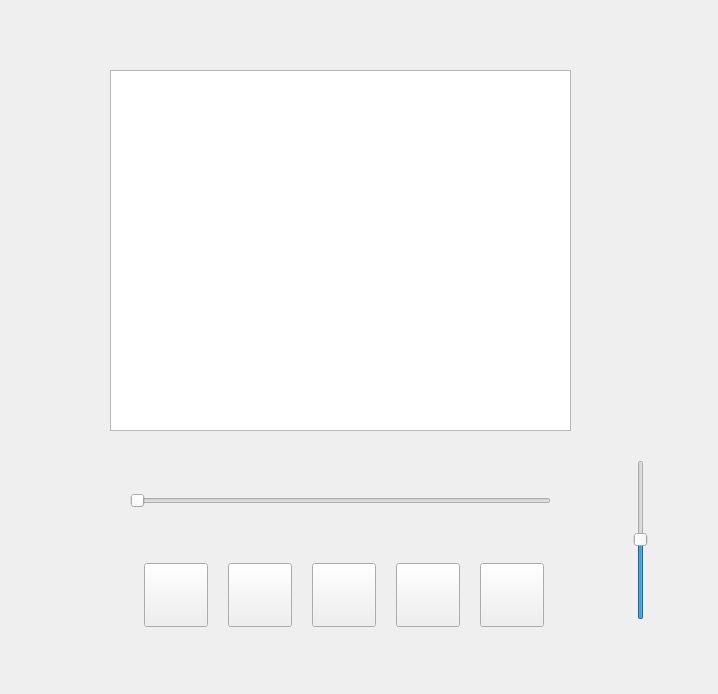
<?xml version="1.0" encoding="UTF-8"?>
<ui version="4.0">
 <class>Widget</class>
 <widget class="QWidget" name="Widget">
  <property name="geometry">
   <rect>
    <x>0</x>
    <y>0</y>
    <width>718</width>
    <height>694</height>
   </rect>
  </property>
  <property name="windowTitle">
   <string>Widget</string>
  </property>
  <widget class="QSlider" name="horizontalSlider">
   <property name="geometry">
    <rect>
     <x>130</x>
     <y>490</y>
     <width>421</width>
     <height>21</height>
    </rect>
   </property>
   <property name="orientation">
    <enum>Qt::Horizontal</enum>
   </property>
  </widget>
  <widget class="QSlider" name="verticalSlider">
   <property name="geometry">
    <rect>
     <x>630</x>
     <y>460</y>
     <width>22</width>
     <height>160</height>
    </rect>
   </property>
   <property name="value">
    <number>50</number>
   </property>
   <property name="orientation">
    <enum>Qt::Vertical</enum>
   </property>
  </widget>
  <widget class="QWidget" name="widget" native="true">
   <property name="geometry">
    <rect>
     <x>130</x>
     <y>530</y>
     <width>431</width>
     <height>131</height>
    </rect>
   </property>
   <layout class="QHBoxLayout" name="horizontalLayout">
    <item>
     <widget class="QPushButton" name="file">
      <property name="minimumSize">
       <size>
        <width>64</width>
        <height>64</height>
       </size>
      </property>
      <property name="maximumSize">
       <size>
        <width>64</width>
        <height>64</height>
       </size>
      </property>
      <property name="styleSheet">
       <string notr="true">background-image: url(:/assers/file.png);</string>
      </property>
      <property name="text">
       <string/>
      </property>
     </widget>
    </item>
    <item>
     <widget class="QPushButton" name="last">
      <property name="minimumSize">
       <size>
        <width>64</width>
        <height>64</height>
       </size>
      </property>
      <property name="maximumSize">
       <size>
        <width>64</width>
        <height>64</height>
       </size>
      </property>
      <property name="styleSheet">
       <string notr="true">background-image: url(:/assers/last.png);</string>
      </property>
      <property name="text">
       <string/>
      </property>
     </widget>
    </item>
    <item>
     <widget class="QPushButton" name="play">
      <property name="minimumSize">
       <size>
        <width>64</width>
        <height>64</height>
       </size>
      </property>
      <property name="maximumSize">
       <size>
        <width>64</width>
        <height>64</height>
       </size>
      </property>
      <property name="styleSheet">
       <string notr="true">background-image: url(:/assers/pause.png);</string>
      </property>
      <property name="text">
       <string/>
      </property>
     </widget>
    </item>
    <item>
     <widget class="QPushButton" name="next">
      <property name="minimumSize">
       <size>
        <width>64</width>
        <height>64</height>
       </size>
      </property>
      <property name="maximumSize">
       <size>
        <width>64</width>
        <height>64</height>
       </size>
      </property>
      <property name="styleSheet">
       <string notr="true">background-image: url(:/assers/next.png);</string>
      </property>
      <property name="text">
       <string/>
      </property>
     </widget>
    </item>
    <item>
     <widget class="QPushButton" name="volume">
      <property name="minimumSize">
       <size>
        <width>64</width>
        <height>64</height>
       </size>
      </property>
      <property name="maximumSize">
       <size>
        <width>64</width>
        <height>64</height>
       </size>
      </property>
      <property name="styleSheet">
       <string notr="true">background-image: url(:/assers/volume.png);</string>
      </property>
      <property name="text">
       <string/>
      </property>
     </widget>
    </item>
   </layout>
  </widget>
  <widget class="QListWidget" name="listWidget">
   <property name="geometry">
    <rect>
     <x>110</x>
     <y>70</y>
     <width>461</width>
     <height>361</height>
    </rect>
   </property>
  </widget>
 </widget>
 <resources/>
 <connections/>
</ui>
